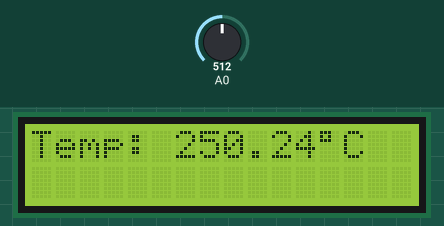
Bench run of a program on a simulated Arduino Uno, built for the host (arithmetic inside an expression is 32-bit, double 64-bit). On the bench: 16×2 character LCD. The test bench sets the inputs (shaded band); at power-on: A0 = 512.

Above: at 1.2 s.
1.3 s: A0 set to 716
At 3.2 s:
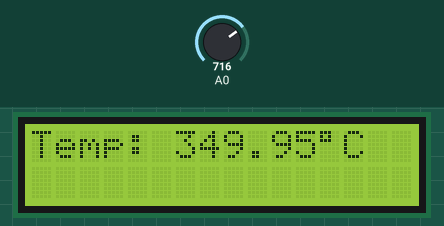
3.5 s: A0 set to 900
At 4.4 s:
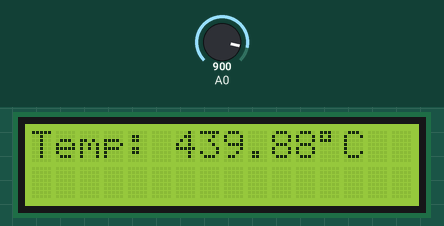
5.6 s: A0 set to 1023
At 6.6 s:
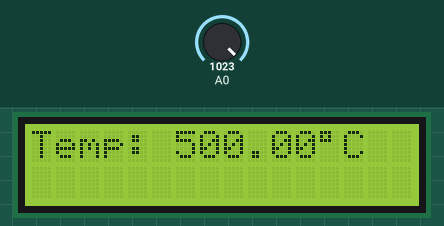
Timing chart, 0 to 8.6 s (numbered marks = the images above; inputs shaded):
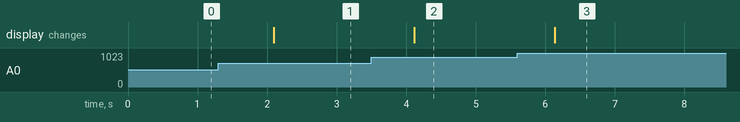

Measured:
- after the input at 1.3 s, the display: changes after 0.80 s (image 1)
- after the input at 3.5 s, the display: changes after 0.62 s (image 2)
- after the input at 5.6 s, the display: changes after 0.53 s (image 3)

The program:

main.cpp
```cpp
#include <Arduino.h>
#include <LiquidCrystal_I2C.h>

LiquidCrystal_I2C lcd(0x27, 16, 2); // Set the I2C address for the LCD

const int lm35Pin = PA0; // Analog channel 0 for LM35 (ADC0)

void setup()
{
    // Set ADC reference voltage to AVCC
    ADMUX = (1 << REFS0); // Reference voltage = AVCC

    // Initialize ADC
    ADCSRA = (1 << ADEN) | (1 << ADPS2) | (1 << ADPS1) | (1 << ADPS0); // Enable ADC, prescaler of 128

    lcd.init();      // Initialize the LCD
    lcd.backlight(); // Turn on the backlight
}

int readADC(int channel)
{
    // Clear the previous channel selection by masking the lower 3 bits
    ADMUX = (ADMUX & 0xF8) | (channel & 0x07);

    // Small delay to let channel selection settle (optional)
    _delay_us(10); // If available, otherwise you can omit this

    // Start single conversion
    ADCSRA |= (1 << ADSC);

    // Wait for conversion to complete
    while (ADCSRA & (1 << ADSC))
        ;

    // Return the 10-bit ADC result
    return ADC;
}

float lastTemperature = 0.0;
void loop()
{
    float adc_val = readADC(lm35Pin);
    // ADC value conversion into degree celsius
    float mV = (adc_val * 5000.0) / 1023.0;
    float temperatureC = mV / 10;

    if (abs(temperatureC - lastTemperature) > 0.1)
    { // Update if change > 0.1 degree
        lcd.clear();
        lcd.setCursor(0, 0);
        lcd.print("Temp: ");
        lcd.setCursor(6, 0);
        lcd.print(temperatureC, 2);
        lcd.write((char)223); // Write degree symbol
        lcd.print("C");

        lastTemperature = temperatureC;
    }

    delay(1000);
}
```
